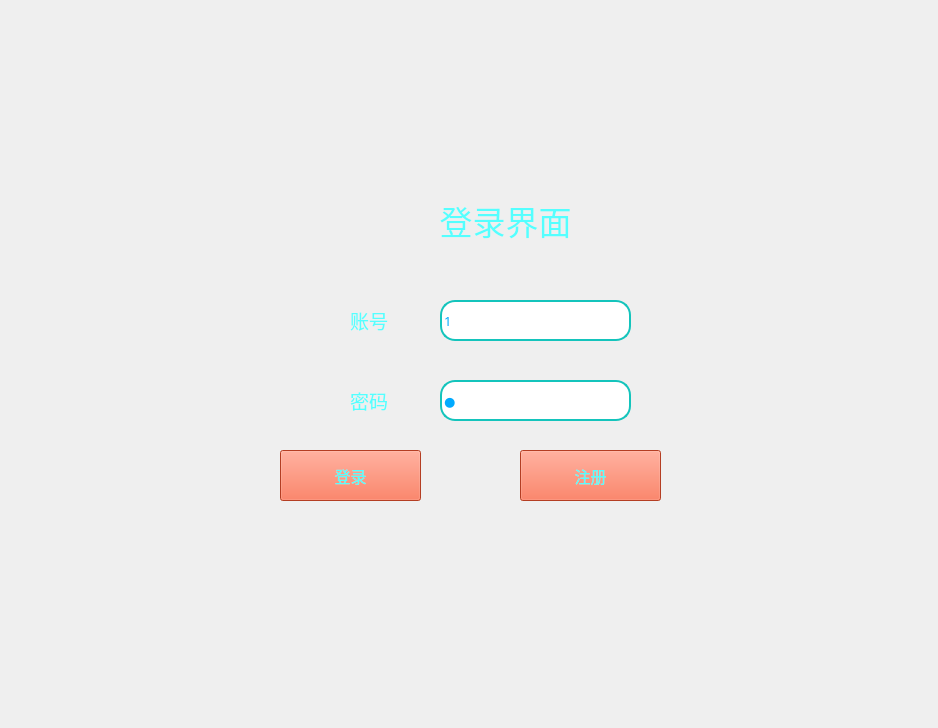
<?xml version="1.0" encoding="UTF-8"?>
<ui version="4.0">
 <class>Dialog</class>
 <widget class="QDialog" name="Dialog">
  <property name="geometry">
   <rect>
    <x>0</x>
    <y>0</y>
    <width>938</width>
    <height>728</height>
   </rect>
  </property>
  <property name="mouseTracking">
   <bool>false</bool>
  </property>
  <property name="tabletTracking">
   <bool>false</bool>
  </property>
  <property name="focusPolicy">
   <enum>Qt::NoFocus</enum>
  </property>
  <property name="contextMenuPolicy">
   <enum>Qt::NoContextMenu</enum>
  </property>
  <property name="acceptDrops">
   <bool>true</bool>
  </property>
  <property name="windowTitle">
   <string>图书管理系统</string>
  </property>
  <property name="windowIcon">
   <iconset>
    <normaloff>icon_avg7ubu7jxa/考试_大.png</normaloff>icon_avg7ubu7jxa/考试_大.png</iconset>
  </property>
  <property name="styleSheet">
   <string notr="true">QLabel#label_title_login,QLabel#label_title_register{
	font: 25pt &quot;华文新魏&quot;;
}

QLabel{
	font: 14pt &quot;楷体&quot;;
}
QLineEdit{
       font: 10pt &quot;楷体&quot;;
       border:2px solid rgb(20,196,188);
       border-radius:15px;
 }

QPushButton{
	font: 12pt &quot;楷体&quot;;
      width:98px;
	height:40px;
	background-color: #fc5731;
}
QWidget#page_login{
      
	border-image: url(jka/login.png);
}
QWidget#page_register{
	border-image: url(jka/user.png);
}



</string>
  </property>
  <widget class="QStackedWidget" name="stackedWidget">
   <property name="geometry">
    <rect>
     <x>0</x>
     <y>0</y>
     <width>941</width>
     <height>711</height>
    </rect>
   </property>
   <property name="styleSheet">
    <string notr="true"/>
   </property>
   <property name="currentIndex">
    <number>1</number>
   </property>
   <widget class="QWidget" name="page_register">
    <widget class="QPushButton" name="pushButton_register_submit">
     <property name="geometry">
      <rect>
       <x>280</x>
       <y>530</y>
       <width>141</width>
       <height>51</height>
      </rect>
     </property>
     <property name="font">
      <font>
       <family>楷体</family>
       <pointsize>12</pointsize>
       <weight>50</weight>
       <italic>false</italic>
       <bold>false</bold>
      </font>
     </property>
     <property name="styleSheet">
      <string notr="true"/>
     </property>
     <property name="text">
      <string>确定</string>
     </property>
    </widget>
    <widget class="QPushButton" name="pushButton_register_return">
     <property name="geometry">
      <rect>
       <x>500</x>
       <y>530</y>
       <width>141</width>
       <height>51</height>
      </rect>
     </property>
     <property name="font">
      <font>
       <family>楷体</family>
       <pointsize>12</pointsize>
       <weight>50</weight>
       <italic>false</italic>
       <bold>false</bold>
      </font>
     </property>
     <property name="styleSheet">
      <string notr="true"/>
     </property>
     <property name="text">
      <string>返回</string>
     </property>
    </widget>
    <widget class="QLineEdit" name="lineEdit_id">
     <property name="geometry">
      <rect>
       <x>420</x>
       <y>150</y>
       <width>200</width>
       <height>40</height>
      </rect>
     </property>
     <property name="font">
      <font>
       <family>楷体</family>
       <pointsize>10</pointsize>
       <weight>50</weight>
       <italic>false</italic>
       <bold>false</bold>
      </font>
     </property>
     <property name="mouseTracking">
      <bool>false</bool>
     </property>
     <property name="tabletTracking">
      <bool>true</bool>
     </property>
     <property name="contextMenuPolicy">
      <enum>Qt::ActionsContextMenu</enum>
     </property>
     <property name="styleSheet">
      <string notr="true">color: rgb(0, 170, 255);
</string>
     </property>
     <property name="text">
      <string>1</string>
     </property>
     <property name="dragEnabled">
      <bool>false</bool>
     </property>
     <property name="cursorMoveStyle">
      <enum>Qt::LogicalMoveStyle</enum>
     </property>
    </widget>
    <widget class="QLabel" name="label_4">
     <property name="geometry">
      <rect>
       <x>320</x>
       <y>150</y>
       <width>90</width>
       <height>40</height>
      </rect>
     </property>
     <property name="font">
      <font>
       <family>楷体</family>
       <pointsize>14</pointsize>
       <weight>50</weight>
       <italic>false</italic>
       <bold>false</bold>
      </font>
     </property>
     <property name="styleSheet">
      <string notr="true">color: rgb(85, 255, 255);
</string>
     </property>
     <property name="text">
      <string>账号</string>
     </property>
    </widget>
    <widget class="QLabel" name="label_title_register">
     <property name="geometry">
      <rect>
       <x>360</x>
       <y>80</y>
       <width>231</width>
       <height>41</height>
      </rect>
     </property>
     <property name="font">
      <font>
       <family>华文新魏</family>
       <pointsize>25</pointsize>
       <weight>50</weight>
       <italic>false</italic>
       <bold>false</bold>
      </font>
     </property>
     <property name="styleSheet">
      <string notr="true">color: rgb(85, 255, 255);
</string>
     </property>
     <property name="text">
      <string>注册界面</string>
     </property>
     <property name="alignment">
      <set>Qt::AlignCenter</set>
     </property>
    </widget>
    <widget class="QLineEdit" name="lineEdit_pwd">
     <property name="geometry">
      <rect>
       <x>420</x>
       <y>210</y>
       <width>200</width>
       <height>40</height>
      </rect>
     </property>
     <property name="font">
      <font>
       <family>楷体</family>
       <pointsize>10</pointsize>
       <weight>50</weight>
       <italic>false</italic>
       <bold>false</bold>
      </font>
     </property>
     <property name="styleSheet">
      <string notr="true">color: rgb(0, 170, 255);
</string>
     </property>
     <property name="text">
      <string>1</string>
     </property>
     <property name="echoMode">
      <enum>QLineEdit::Password</enum>
     </property>
    </widget>
    <widget class="QLabel" name="label_6">
     <property name="geometry">
      <rect>
       <x>320</x>
       <y>210</y>
       <width>90</width>
       <height>40</height>
      </rect>
     </property>
     <property name="font">
      <font>
       <family>楷体</family>
       <pointsize>14</pointsize>
       <weight>50</weight>
       <italic>false</italic>
       <bold>false</bold>
      </font>
     </property>
     <property name="styleSheet">
      <string notr="true">color: rgb(85, 255, 255);
</string>
     </property>
     <property name="text">
      <string>密码</string>
     </property>
    </widget>
    <widget class="QLabel" name="label_7">
     <property name="geometry">
      <rect>
       <x>310</x>
       <y>270</y>
       <width>100</width>
       <height>40</height>
      </rect>
     </property>
     <property name="font">
      <font>
       <family>楷体</family>
       <pointsize>14</pointsize>
       <weight>50</weight>
       <italic>false</italic>
       <bold>false</bold>
      </font>
     </property>
     <property name="styleSheet">
      <string notr="true">color: rgb(85, 255, 255);
</string>
     </property>
     <property name="text">
      <string>确认密码</string>
     </property>
    </widget>
    <widget class="QLineEdit" name="lineEdit_pwd2">
     <property name="geometry">
      <rect>
       <x>420</x>
       <y>270</y>
       <width>200</width>
       <height>40</height>
      </rect>
     </property>
     <property name="font">
      <font>
       <family>楷体</family>
       <pointsize>10</pointsize>
       <weight>50</weight>
       <italic>false</italic>
       <bold>false</bold>
      </font>
     </property>
     <property name="styleSheet">
      <string notr="true">color: rgb(0, 170, 255);
</string>
     </property>
     <property name="text">
      <string>1</string>
     </property>
     <property name="echoMode">
      <enum>QLineEdit::Password</enum>
     </property>
    </widget>
    <widget class="QLabel" name="label_9">
     <property name="geometry">
      <rect>
       <x>320</x>
       <y>390</y>
       <width>100</width>
       <height>40</height>
      </rect>
     </property>
     <property name="font">
      <font>
       <family>楷体</family>
       <pointsize>14</pointsize>
       <weight>50</weight>
       <italic>false</italic>
       <bold>false</bold>
      </font>
     </property>
     <property name="styleSheet">
      <string notr="true">color: rgb(85, 255, 255);
</string>
     </property>
     <property name="text">
      <string>姓名</string>
     </property>
    </widget>
    <widget class="QLineEdit" name="lineEdit_phone">
     <property name="geometry">
      <rect>
       <x>420</x>
       <y>450</y>
       <width>200</width>
       <height>40</height>
      </rect>
     </property>
     <property name="font">
      <font>
       <family>楷体</family>
       <pointsize>10</pointsize>
       <weight>50</weight>
       <italic>false</italic>
       <bold>false</bold>
      </font>
     </property>
     <property name="styleSheet">
      <string notr="true">color: rgb(0, 170, 255);
</string>
     </property>
     <property name="text">
      <string>19572974232</string>
     </property>
     <property name="echoMode">
      <enum>QLineEdit::Normal</enum>
     </property>
    </widget>
    <widget class="QLabel" name="label_8">
     <property name="geometry">
      <rect>
       <x>310</x>
       <y>450</y>
       <width>100</width>
       <height>40</height>
      </rect>
     </property>
     <property name="font">
      <font>
       <family>楷体</family>
       <pointsize>14</pointsize>
       <weight>50</weight>
       <italic>false</italic>
       <bold>false</bold>
      </font>
     </property>
     <property name="styleSheet">
      <string notr="true">color: rgb(85, 255, 255);
</string>
     </property>
     <property name="text">
      <string>联系方式</string>
     </property>
    </widget>
    <widget class="QLineEdit" name="lineEdit_num">
     <property name="geometry">
      <rect>
       <x>420</x>
       <y>330</y>
       <width>200</width>
       <height>40</height>
      </rect>
     </property>
     <property name="font">
      <font>
       <family>楷体</family>
       <pointsize>10</pointsize>
       <weight>50</weight>
       <italic>false</italic>
       <bold>false</bold>
      </font>
     </property>
     <property name="mouseTracking">
      <bool>false</bool>
     </property>
     <property name="tabletTracking">
      <bool>true</bool>
     </property>
     <property name="contextMenuPolicy">
      <enum>Qt::ActionsContextMenu</enum>
     </property>
     <property name="styleSheet">
      <string notr="true">color: rgb(0, 170, 255);
</string>
     </property>
     <property name="text">
      <string>201542340106</string>
     </property>
     <property name="dragEnabled">
      <bool>false</bool>
     </property>
     <property name="cursorMoveStyle">
      <enum>Qt::LogicalMoveStyle</enum>
     </property>
    </widget>
    <widget class="QLabel" name="label_19">
     <property name="geometry">
      <rect>
       <x>320</x>
       <y>330</y>
       <width>90</width>
       <height>40</height>
      </rect>
     </property>
     <property name="font">
      <font>
       <family>楷体</family>
       <pointsize>14</pointsize>
       <weight>50</weight>
       <italic>false</italic>
       <bold>false</bold>
      </font>
     </property>
     <property name="styleSheet">
      <string notr="true">color: rgb(85, 255, 255);
</string>
     </property>
     <property name="text">
      <string>学号</string>
     </property>
    </widget>
    <widget class="QLineEdit" name="lineEdit_name">
     <property name="geometry">
      <rect>
       <x>420</x>
       <y>390</y>
       <width>200</width>
       <height>40</height>
      </rect>
     </property>
     <property name="font">
      <font>
       <family>楷体</family>
       <pointsize>10</pointsize>
       <weight>50</weight>
       <italic>false</italic>
       <bold>false</bold>
      </font>
     </property>
     <property name="mouseTracking">
      <bool>false</bool>
     </property>
     <property name="tabletTracking">
      <bool>true</bool>
     </property>
     <property name="contextMenuPolicy">
      <enum>Qt::ActionsContextMenu</enum>
     </property>
     <property name="styleSheet">
      <string notr="true">color: rgb(0, 170, 255);
</string>
     </property>
     <property name="text">
      <string>吉凯铵</string>
     </property>
     <property name="dragEnabled">
      <bool>false</bool>
     </property>
     <property name="cursorMoveStyle">
      <enum>Qt::LogicalMoveStyle</enum>
     </property>
    </widget>
   </widget>
   <widget class="QWidget" name="page_login">
    <widget class="QPushButton" name="pushButton_login_submit">
     <property name="geometry">
      <rect>
       <x>280</x>
       <y>450</y>
       <width>141</width>
       <height>51</height>
      </rect>
     </property>
     <property name="font">
      <font>
       <family>楷体</family>
       <pointsize>12</pointsize>
       <weight>50</weight>
       <italic>false</italic>
       <bold>false</bold>
      </font>
     </property>
     <property name="styleSheet">
      <string notr="true">color: rgb(85, 255, 255);
</string>
     </property>
     <property name="text">
      <string>登录</string>
     </property>
    </widget>
    <widget class="QPushButton" name="pushButton_register">
     <property name="geometry">
      <rect>
       <x>520</x>
       <y>450</y>
       <width>141</width>
       <height>51</height>
      </rect>
     </property>
     <property name="font">
      <font>
       <family>楷体</family>
       <pointsize>12</pointsize>
       <weight>50</weight>
       <italic>false</italic>
       <bold>false</bold>
      </font>
     </property>
     <property name="styleSheet">
      <string notr="true">color: rgb(85, 255, 255);
</string>
     </property>
     <property name="text">
      <string>注册</string>
     </property>
    </widget>
    <widget class="QLineEdit" name="lineEdit_login_id">
     <property name="geometry">
      <rect>
       <x>440</x>
       <y>300</y>
       <width>191</width>
       <height>41</height>
      </rect>
     </property>
     <property name="font">
      <font>
       <family>楷体</family>
       <pointsize>10</pointsize>
       <weight>50</weight>
       <italic>false</italic>
       <bold>false</bold>
      </font>
     </property>
     <property name="mouseTracking">
      <bool>false</bool>
     </property>
     <property name="tabletTracking">
      <bool>true</bool>
     </property>
     <property name="contextMenuPolicy">
      <enum>Qt::ActionsContextMenu</enum>
     </property>
     <property name="styleSheet">
      <string notr="true">color: rgb(0, 170, 255);</string>
     </property>
     <property name="text">
      <string>1</string>
     </property>
     <property name="dragEnabled">
      <bool>false</bool>
     </property>
     <property name="cursorMoveStyle">
      <enum>Qt::LogicalMoveStyle</enum>
     </property>
    </widget>
    <widget class="QLabel" name="label_2">
     <property name="geometry">
      <rect>
       <x>350</x>
       <y>310</y>
       <width>71</width>
       <height>21</height>
      </rect>
     </property>
     <property name="font">
      <font>
       <family>楷体</family>
       <pointsize>14</pointsize>
       <weight>50</weight>
       <italic>false</italic>
       <bold>false</bold>
      </font>
     </property>
     <property name="styleSheet">
      <string notr="true">color: rgb(85, 255, 255);</string>
     </property>
     <property name="text">
      <string>账号</string>
     </property>
    </widget>
    <widget class="QLabel" name="label_title_login">
     <property name="geometry">
      <rect>
       <x>390</x>
       <y>200</y>
       <width>231</width>
       <height>41</height>
      </rect>
     </property>
     <property name="font">
      <font>
       <family>华文新魏</family>
       <pointsize>25</pointsize>
       <weight>50</weight>
       <italic>false</italic>
       <bold>false</bold>
      </font>
     </property>
     <property name="styleSheet">
      <string notr="true">color: rgb(85, 255, 255);

</string>
     </property>
     <property name="text">
      <string>登录界面</string>
     </property>
     <property name="alignment">
      <set>Qt::AlignCenter</set>
     </property>
    </widget>
    <widget class="QLineEdit" name="lineEdit_login_pwd">
     <property name="geometry">
      <rect>
       <x>440</x>
       <y>380</y>
       <width>191</width>
       <height>41</height>
      </rect>
     </property>
     <property name="font">
      <font>
       <family>楷体</family>
       <pointsize>10</pointsize>
       <weight>50</weight>
       <italic>false</italic>
       <bold>false</bold>
      </font>
     </property>
     <property name="styleSheet">
      <string notr="true">color: rgb(0, 170, 255);</string>
     </property>
     <property name="text">
      <string>1</string>
     </property>
     <property name="echoMode">
      <enum>QLineEdit::Password</enum>
     </property>
    </widget>
    <widget class="QLabel" name="label_3">
     <property name="geometry">
      <rect>
       <x>350</x>
       <y>390</y>
       <width>71</width>
       <height>21</height>
      </rect>
     </property>
     <property name="font">
      <font>
       <family>楷体</family>
       <pointsize>14</pointsize>
       <weight>50</weight>
       <italic>false</italic>
       <bold>false</bold>
      </font>
     </property>
     <property name="styleSheet">
      <string notr="true">color: rgb(85, 255, 255);</string>
     </property>
     <property name="text">
      <string>密码</string>
     </property>
    </widget>
   </widget>
  </widget>
 </widget>
 <tabstops>
  <tabstop>lineEdit_id</tabstop>
  <tabstop>lineEdit_pwd</tabstop>
  <tabstop>lineEdit_pwd2</tabstop>
  <tabstop>lineEdit_num</tabstop>
  <tabstop>lineEdit_name</tabstop>
  <tabstop>lineEdit_phone</tabstop>
  <tabstop>pushButton_register_submit</tabstop>
  <tabstop>pushButton_register_return</tabstop>
  <tabstop>pushButton_login_submit</tabstop>
  <tabstop>pushButton_register</tabstop>
  <tabstop>lineEdit_login_id</tabstop>
  <tabstop>lineEdit_login_pwd</tabstop>
 </tabstops>
 <resources>
  <include location="res.qrc"/>
 </resources>
 <connections/>
</ui>
